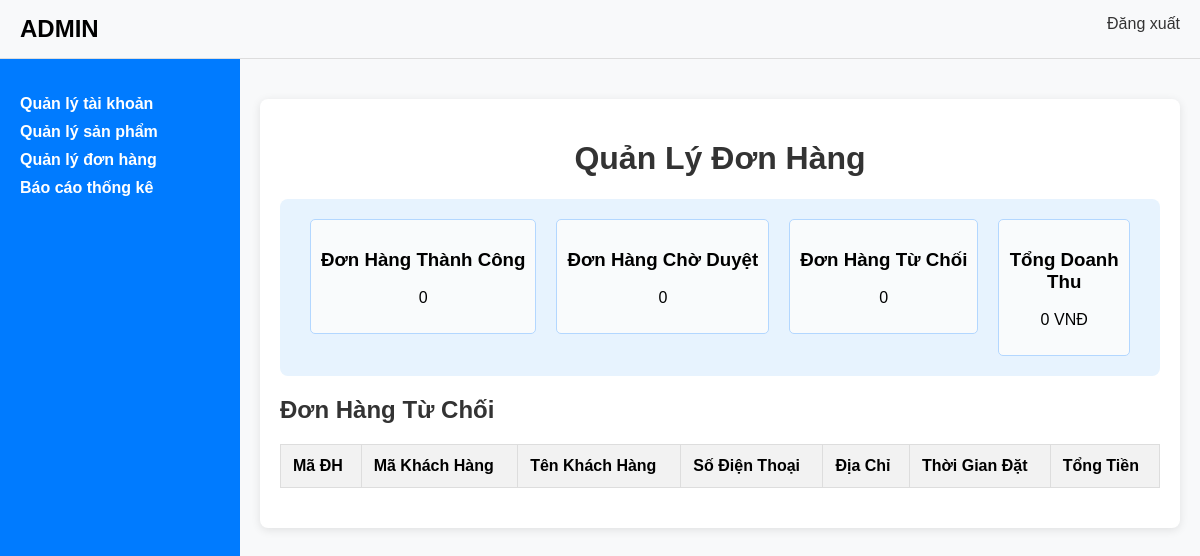
/admin/index.php?action=manage-orders&value=huydh, run on an earlier commit of the app's database.
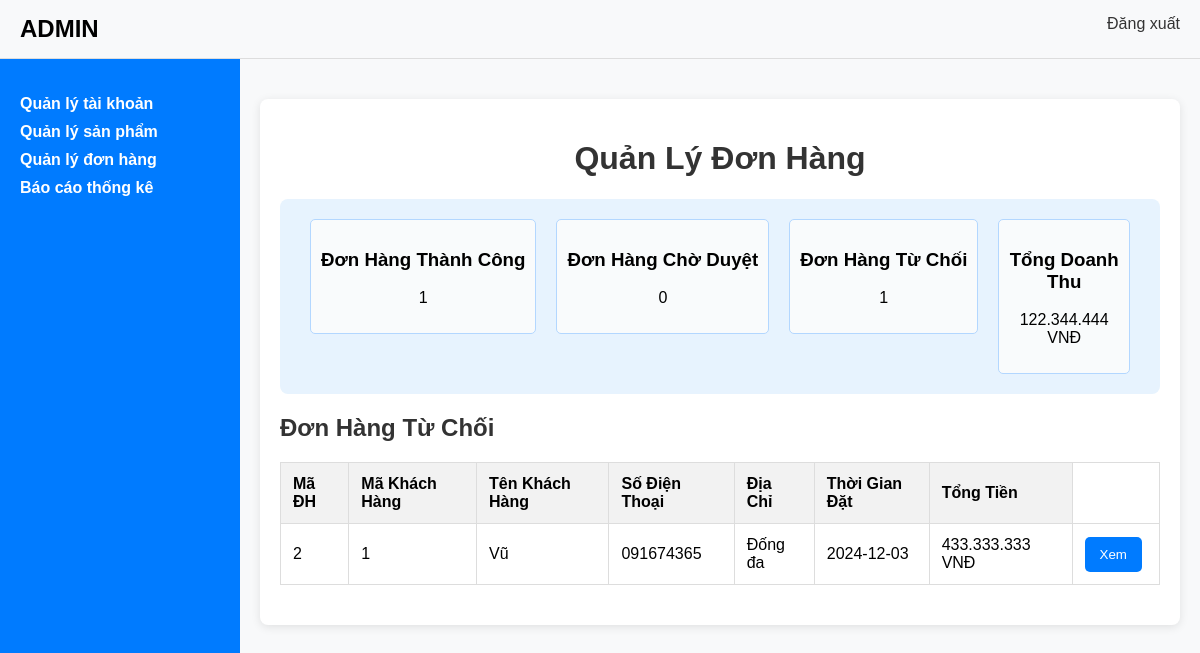
And on a later commit of the database.
### tables this page shows
CREATE TABLE `donhang` (
  `MaDH` int(11) NOT NULL,
  `MaKH` int(11) DEFAULT NULL,
  `NgayDat` date DEFAULT NULL,
  `TenNguoiNhan` varchar(100) DEFAULT NULL,
  `SDT` varchar(15) DEFAULT NULL,
  `DiaCHiGiaoHang` varchar(255) DEFAULT NULL,
  `NgayGiaoHang` date DEFAULT NULL,
  `GiaTriDH` double DEFAULT NULL,
  `PhiVanChuyen` double DEFAULT NULL,
  `KhuyenMai` double DEFAULT NULL,
  `TongTien` double DEFAULT NULL,
  `TrangThai` enum('0','1','2') DEFAULT '0'
);

CREATE TABLE `khachhang` (
  `MaKH` int(11) NOT NULL,
  `TenKH` varchar(100) NOT NULL,
  `DiaChi` varchar(255) DEFAULT NULL,
  `SoDienThoai` varchar(15) DEFAULT NULL,
  `GioiTinh` char(1) DEFAULT NULL,
  `MatKhau` varchar(255) DEFAULT NULL,
  `MaGioHang` int(11) DEFAULT NULL
);

### admin/module/main/qldh/huydonhang.php (the view, shortened to what this page needs)
<h2 class="status-title">Đơn Hàng Từ Chối</h2>
    <table>
        <thead>
            <tr>
                <th>Mã ĐH</th>
                <th>Mã Khách Hàng</th>
                <th>Tên Khách Hàng</th>
                <th>Số Điện Thoại</th>
                <th>Địa Chỉ</th>
                <th>Thời Gian Đặt</th>
                <th>Tổng Tiền</th>
            </tr>
        </thead>
        <tbody>
            <?php
                $sql = "SELECT * FROM donhang JOIN khachhang ON donhang.MaKH = khachhang.MaKH WHERE trangthai = '2'";
                $resuilt = mysqli_query($mysqli, $sql);
                if ($resuilt && mysqli_num_rows($resuilt) > 0) {
                    while ($row = mysqli_fetch_assoc($resuilt)) {
            ?>
            <tr>
            <td><?php echo $row['MaDH']; ?></td>
                    <td><?php echo $row['MaKH']; ?></td>
                    <td><?php echo $row['TenKH']; ?></td>
                    <td><?php echo $row['SDT']; ?></td>
                    <td><?php echo $row['DiaCHiGiaoHang']; ?></td>
                    <td><?php echo $row['NgayDat']; ?></td>
                    <td><?php echo number_format($row['TongTien'], 0, ',', '.'); ?> VNĐ</td>
                    <td><form method="POST" style="display: inline;">
                            <button type="submit" name="Xem" value="<?php echo $row['MaDH']; ?>" class="btn xem-btn">Xem</button>
                        </form></td>
            </tr>
            <?php }}?>
        </tbody>
    </table>
</div>

### admin/module/main/qldh/index.php
<h1>Quản Lý Đơn Hàng</h1>
<?php
$dh_thanhcong = mysqli_query($mysqli, "SELECT COUNT(*) as total FROM donhang WHERE TrangThai = '1'");
$dh_choduyet = mysqli_query($mysqli, "SELECT COUNT(*) as total FROM donhang WHERE TrangThai = '0'");
$dh_tuchoi = mysqli_query($mysqli, "SELECT COUNT(*) as total FROM donhang WHERE TrangThai = '2'");
$thanhcong = mysqli_fetch_assoc($dh_thanhcong)['total'];
$choduyet = mysqli_fetch_assoc($dh_choduyet)['total'];
$tuchoi = mysqli_fetch_assoc($dh_tuchoi)['total'];
$doanhthu = mysqli_query($mysqli, "SELECT SUM(TongTien) as total FROM donhang WHERE TrangThai = '1'");
$doanhthu_total = mysqli_fetch_assoc($doanhthu)['total'];
?>
<div class="summary">
    <a href="index.php?action=manage-orders&value=dhthanhcong">
        <div class="summary-item">
            <h3>Đơn Hàng Thành Công</h3>
            <p><?php echo $thanhcong; ?></p>
        </div>
    </a>
    <a href="index.php?action=manage-orders&value=duyetdh">
        <div class="summary-item">
            <h3>Đơn Hàng Chờ Duyệt</h3>
            <p><?php echo $choduyet; ?></p>
        </div>
    </a>
    <a href="index.php?action=manage-orders&value=huydh">
        <div class="summary-item">
            <h3>Đơn Hàng Từ Chối</h3>
            <p><?php echo $tuchoi; ?></p>
        </div>
    </a>
    <div class="summary-item">
        <h3>Tổng Doanh Thu</h3>
        <p><?php echo number_format($doanhthu_total, 0, ',', '.') . " VNĐ"; ?></p>
    </div>
</div>

What changed in the data, as far as the page shows it:
added donhang: MaDH "2", MaKH.MaKH "1", MaKH.TenKH "Vũ", SDT "091674365", DiaCHiGiaoHang "Đống đa", NgayDat "2024-12-03", TongTien "433.333.333"
Also different on the page:
$thanhcong: "0" → "1"
$tuchoi: "0" → "1"
$doanhthu_total: "0" → "122.344.444"
